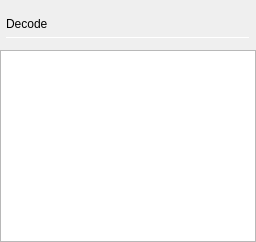
               <widget class="QWidget" name="decoderTablePage">
                <property name="sizePolicy">
                 <sizepolicy hsizetype="Preferred" vsizetype="Preferred">
                  <horstretch>0</horstretch>
                  <verstretch>0</verstretch>
                 </sizepolicy>
                </property>
                <property name="minimumSize">
                 <size>
                  <width>100</width>
                  <height>0</height>
                 </size>
                </property>
                <layout class="QVBoxLayout" name="verticalLayout_12">
                 <property name="leftMargin">
                  <number>0</number>
                 </property>
                 <property name="rightMargin">
                  <number>0</number>
                 </property>
                 <property name="bottomMargin">
                  <number>0</number>
                 </property>
                 <item>
                  <layout class="QVBoxLayout" name="verticalLayout_15">
                   <property name="leftMargin">
                    <number>6</number>
                   </property>
                   <property name="topMargin">
                    <number>6</number>
                   </property>
                   <property name="rightMargin">
                    <number>6</number>
                   </property>
                   <property name="bottomMargin">
                    <number>6</number>
                   </property>
                   <item>
                    <widget class="QLabel" name="decoderTableLabel">
                     <property name="text">
                      <string>Decode</string>
                     </property>
                     <property name="general_settings_label" stdset="0">
                      <bool>true</bool>
                     </property>
                    </widget>
                   </item>
                   <item>
                    <widget class="Line" name="line_8">
                     <property name="maximumSize">
                      <size>
                       <width>16777215</width>
                       <height>1</height>
                      </size>
                     </property>
                     <property name="lineWidth">
                      <number>1</number>
                     </property>
                     <property name="orientation">
                      <enum>Qt::Horizontal</enum>
                     </property>
                     <property name="blue_line" stdset="0">
                      <bool>true</bool>
                     </property>
                    </widget>
                   </item>
                  </layout>
                 </item>
                 <item>
                  <widget class="adiscope::logic::DecoderTable" name="decoderTableView">
                   <property name="frameShadow">
                    <enum>QFrame::Plain</enum>
                   </property>
                  </widget>
                 </item>
                </layout>
               </widget>
